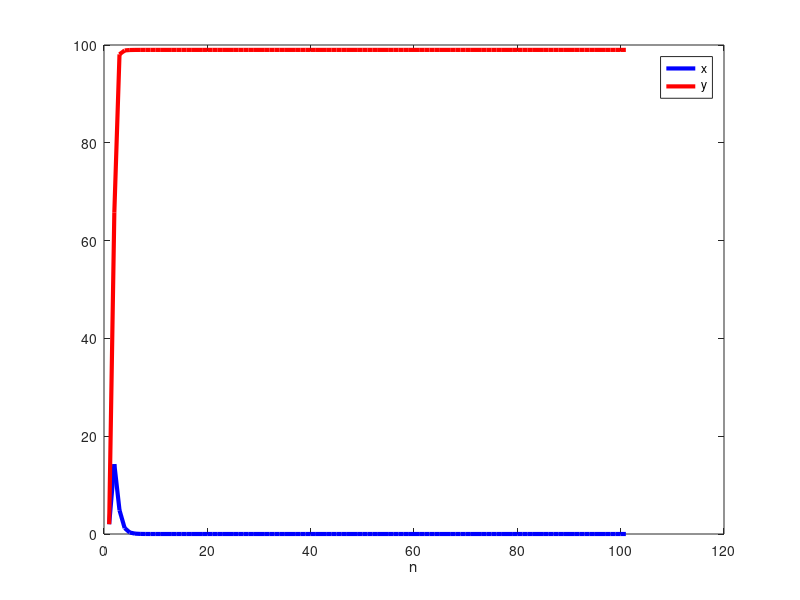

This chart was generated by the following MATLAB code:
% fefreeman
% Homework 2
% Problem 4
% Leslie Gower Model for Gause data for P aurelia and P caundatum
% Plot solutions


% bi, birth rate
% ci, competition rate


%%%%%%%%% Extinction
% b1 = 1.5;
% b2 = 1.5;
% c1 = .5;
% c2 = .09;


%%competitive exclusion, y survives, x dies out
b1 = 50; 
b2 = 100;
c1 = 2;
c2 = .02;


%% coexistence with x at higher levels than y
% b1 =250;
% b2 = 150;
% c1=1.1;
% c2=.5;



% Initial conditions

x0 = 2;
y0 = 2;

% x0 =20; % Same dynamics for (2,2) and (20,20)
% y0=20;


n = 100; % Number of iterations

% Initialize x and y
x = zeros(n+1,1);
y = zeros(n+1,1);

x(1) = x0;
y(1) = y0;

for i = 1:n
    x(i+1) = b1*x(i)/(1+x(i)+c1*y(i));
    y(i+1) = b2*y(i)/(1+c2*x(i)+y(i));
end


%%%%% Plot Solutions %%%%%%%%%%%5
plot(x,'-b', 'Linewidth', 3);
hold on

plot(y,'-r', 'Linewidth',3);

xlabel('n');
legend('x', 'y');
